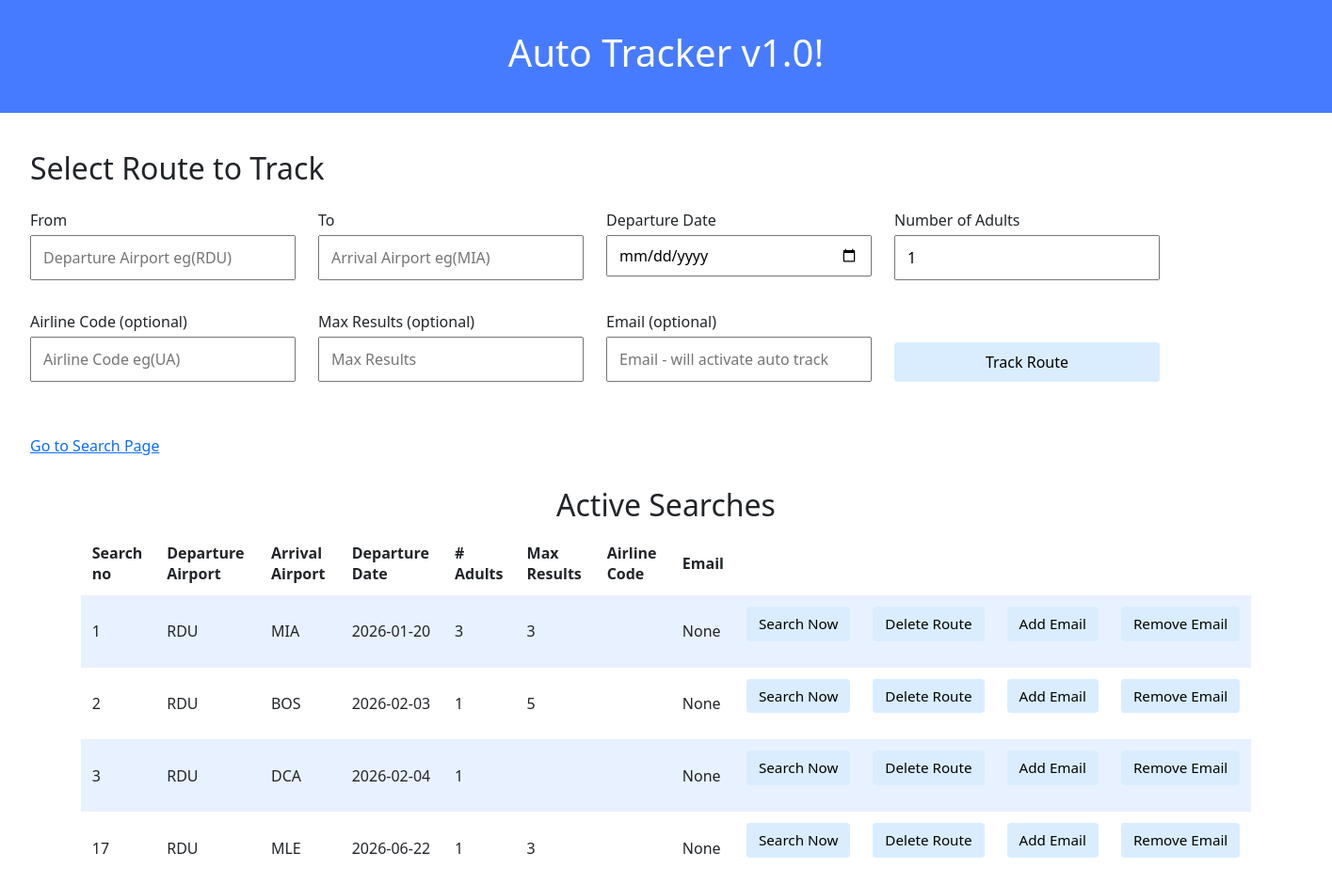
The app's page /autotrack, older data.
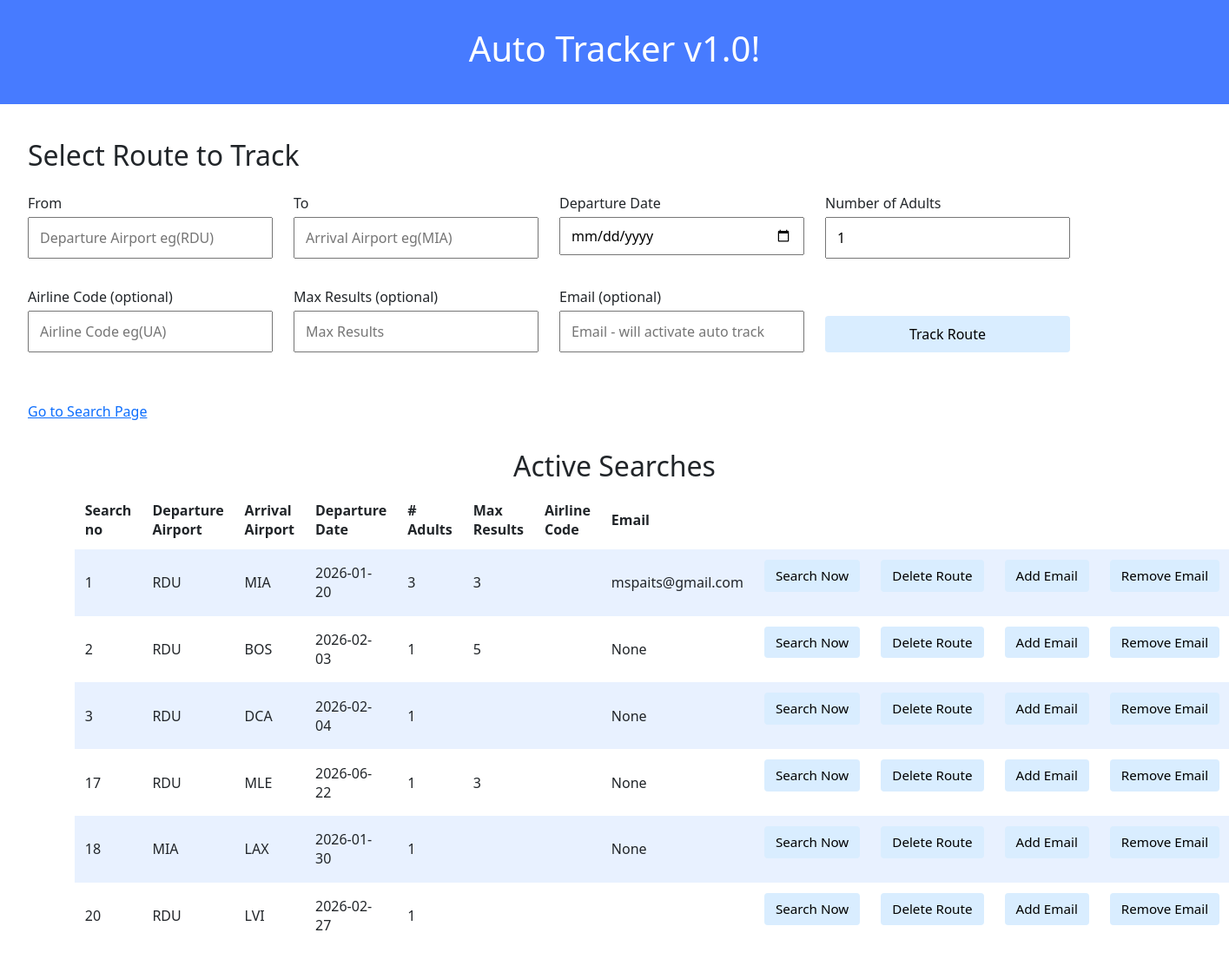
The same page, newer data.
### tables this page shows
CREATE TABLE searches (id INTEGER PRIMARY KEY AUTOINCREMENT NOT NULL, origin TEXT NOT NULL, destination TEXT NOT NULL, date DATE NOT NULL, adults INTEGER, results INTEGER, airline TEXT, email TEXT);

### app.py (the view)
@app.route('/autotrack', methods=['GET', 'POST'])
def autotrack():
    if request.method == 'POST':
        origin = request.form.get('origin').upper()
        destination = request.form.get('destination').upper()
        departure_date = request.form.get('departure_date')
        adults = int(request.form.get('adults', 1))
        airline_code = request.form.get('airline_code')
        max_results = request.form.get('max_results')
        email = request.form.get('email')
        db = get_db()
        cur = db.cursor()
        cur.execute("INSERT INTO searches (origin, destination, date, adults, results, airline, email) VALUES (?, ?, ?, ?, ?, ?, ?)",
                    (origin, destination, departure_date, adults, max_results, airline_code, email))
        db.commit()
        return redirect('/autotrack')
    else:
        db = get_db()
        db.row_factory = sqlite3.Row
        cur = db.cursor()
        cur.execute("SELECT * FROM searches")
        tracked_table = cur.fetchall()  # Fetches all rows
        return render_template('autotrack.html', tracked_table=tracked_table)

### app.py (called while the page is built)
def get_db():
    if 'db' not in g:
        g.db = sqlite3.connect('data/tracked.db')
    return g.db

### templates/autotrack.html (shortened to what this page needs)
<html lang="en">
    <head>
        <link href="https://cdn.jsdelivr.net/npm/bootstrap@5.3.8/dist/css/bootstrap.min.css" rel="stylesheet">
        <link rel="stylesheet" href="/static/styles.css">
    </head>
    <body>
        <div class="header">
            <h1>Auto Tracker v1.0!</h1>
        </div>
        <div class="section">
            <h2>Select Route to Track</h2>
            <form action="/autotrack" method="post" class="search_form">
                <div class="form-group">
                    <label for="bookFlightOriginInput">From</label>
                    <input autocomplete="off" autofocus name="origin" placeholder="Departure Airport eg(RDU)" id="bookFlightOriginInput" type="text">
                </div>
                <div class="form-group">
                    <label for="bookFlightDestinationInput">To</label>
                    <input autocomplete="off" name="destination" placeholder="Arrival Airport eg(MIA)" id="bookFlightDestinationInput" type="text">
                </div>
                <div class="form-group">
                    <label for="bookFlightDepartureDateInput">Departure Date</label>
                    <input autocomplete="off" name="departure_date" placeholder="Departure Date eg(2026-01-19)" id="bookFlightDepartureDateInput" type="date">
                </div>
                <div class="form-group">
                    <label for="bookFlightAdultsInput">Number of Adults</label>
                    <input autocomplete="off" name="adults" placeholder="Number of Adults eg(1)" id="bookFlightAdultsInput" type="number" value="1" min="1">
                </div>
                <div class="form-group">
                    <label for="bookFlightAirlineCodeInput">Airline Code (optional)</label>
                    <input autocomplete="off" name="airline_code" placeholder="Airline Code eg(UA)" id="bookFlightAirlineCodeInput" type="text">
                </div>
                <div class="form-group">
                    <label for="bookFlightMaxResultsInput">Max Results (optional)</label>
                    <input autocomplete="off" name="max_results" placeholder="Max Results" id="bookFlightMaxResultsInput" type="number">
                </div>
                <div class="form-group">
                    <label for="bookFlightEmailInput">Email (optional)</label>
                    <input autocomplete="off" name="email" placeholder="Email - will activate auto track" id="bookFlightEmailInput" type="text">
                </div>
                <div class="form-group submit">
                    <input type="submit" value="Track Route">
                </div>
            </form>
        </div>
        <div class="section">
            <a href="/">Go to Search Page</a>
        </div>
        <div class="container">
            <h2>Active Searches</h2>
            <table>
                <thead>
                    <tr>
                        <th>Search no</th>
                        <th>Departure Airport</th>
                        <th>Arrival Airport</th>
                        <th>Departure Date</th>
                        <th># Adults</th>
                        <th>Max Results</th>
                        <th>Airline Code</th>
                        <th>Email</th>
                    </tr>
                </thead>
                <tbody>
                    {% for search in tracked_table %}
                    <tr>
                        <td>{{ search.id }}</td>
                        <td>{{ search.origin }}</td>
                        <td>{{ search.destination }}</td>
                        <td>{{ search.date }}</td>
                        <td>{{ search.adults }}</td>
                        <td>{{ search.results }}</td>
                        <td>{{ search.airline }}</td>
                        <td>{{ search.email }}</td>
                        <td class="button_column">
                            <form action="/check/{{ search.id }}" method="post">
                                <input type="submit" value="Search Now">
                            </form>
                        </td>
                        <td class="button_column">
                            <form action="/delete/{{ search.id }}" method="post">
                                <input type="submit" value="Delete Route">
                            </form>
                        </td>
                        <td class="button_column">
                            <form action="/add_email/{{ search.id }}" method="post" class="add-email-form">
                                <input type="submit" value="Add Email">
                            </form>
                        </td>
                        <td class="button_column">
                            <form action="/remove_email/{{ search.id }}" method="post">
                                <input type="submit" value="Remove Email">
                            </form>
                        </td>
                    </tr>
                    {% endfor %}
                </tbody>
            </table>
        </div>
    </body>
</html>

### static/styles.css (style rules this page uses)
.header { background-color: #477bff; color: #fff; margin-bottom: 2rem; padding: 2rem 1rem; text-align: center; }
.container { margin-left: auto; margin-right: auto; padding-left: 15px; padding-right: 15px; text-align: center; width: 90%; }
.section { padding-bottom: 2rem; padding-left: 2rem; padding-right: 2rem; padding-top: 0.5rem; }
button, input[type="submit"] { background-color: #d9edff; border: 1px solid transparent; border-radius: 0.25rem; font-size: 0.95rem; font-weight: 400; line-height: 1.5; padding: 0.375rem 0.75rem; text-align: center; transition: color 0.15s ease-in-out, background-color 0.15s ease-in-out, border-color 0.15s ease-in-out, box-shadow 0.15s ease-in-out; vertical-align: middle; }
input[type="text"], input[type="number"] { line-height: 1.8; width: 25%; }
table { background-color: transparent; margin-bottom: 1rem; width: 100%; }
table th, table td { padding: 0.75rem; vertical-align: middle; }
tbody tr:nth-of-type(odd) { background-color: rgb(179, 208, 255, 0.3) }
label { display: block; margin-bottom: 0.2rem; margin-top: 1rem; margin-right: 1rem; text-align: left; width: auto; }
.search_form { display: grid; grid-template-columns: repeat(4, 1fr); gap: 1rem 1.5rem; max-width : 1200px; }
.form-group { display: flex; flex-direction: column; }
.form-group input { width: 100%; padding: 0.5rem 0.75rem; font-size: 1rem; box-sizing: border-box; }
.form-group.submit { align-self: end; }
.button_column { width: 5rem; }

Row changes from the older to the newer data that the page shows:
changed searches id 1: email "None" → "mspaits@gmail.com"
added searches: id "18", origin "MIA", destination "LAX", date "2026-01-30", adults "1", email "None"
added searches: id "20", origin "RDU", destination "LVI", date "2026-02-27", adults "1"
